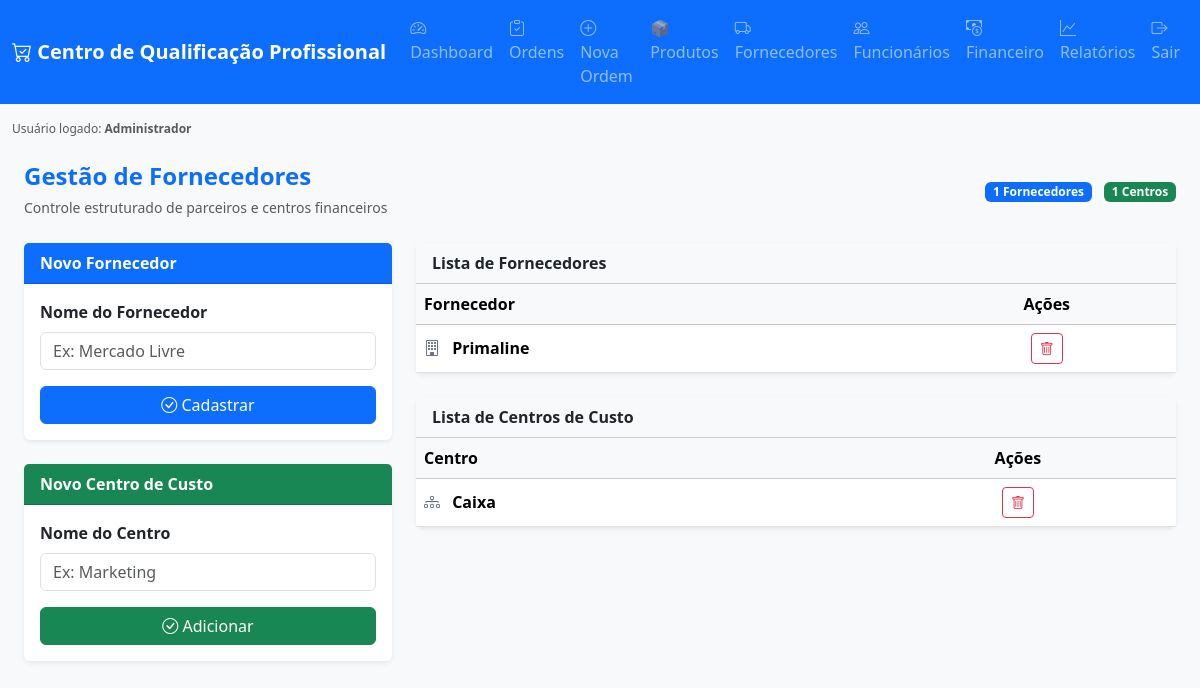
The app's page /fornecedores (signed in) with its own data.
### models.py (models this page shows)
class Usuario(db.Model, UserMixin):
    __tablename__ = "usuarios"
    id = db.Column(db.Integer, primary_key=True)
    nome = db.Column(db.String(120), nullable=False)
    email = db.Column(db.String(120), unique=True, nullable=False)
    senha = db.Column(db.String(255), nullable=False)
    perfil = db.Column(db.String(50), nullable=False)

class Fornecedor(db.Model):
    __tablename__ = "fornecedores"
    id = db.Column(db.Integer, primary_key=True)
    nome = db.Column(db.String(120), nullable=False, unique=True)

class CentroCusto(db.Model):
    __tablename__ = "centros_custo"
    id = db.Column(db.Integer, primary_key=True)
    nome = db.Column(db.String(120), nullable=False, unique=True)
    saldo = db.Column(db.Float, default=0)

### app_resgate.py (the view)
@app.route("/fornecedores")
@login_required
def fornecedores():
    return render_template(
        "fornecedores.html",
        fornecedores=Fornecedor.query.order_by(Fornecedor.nome).all(),
        centros_custo=CentroCusto.query.order_by(CentroCusto.nome).all()
    )

### app_resgate.py (called while the page is built)
@login_manager.user_loader
def load_user(user_id):
    return Usuario.query.get(int(user_id))

### templates/fornecedores.html
{% extends "base.html" %}
{% block content %}
<div class="container-fluid mt-4">
    <div class="d-flex justify-content-between align-items-center mb-4">
        <div>
            <h4 class="fw-bold text-primary mb-1">
                Gestão de Fornecedores
            </h4>
            <small class="text-muted">
                Controle estruturado de parceiros e centros financeiros
            </small>
        </div>
        <div>
            <span class="badge bg-primary me-2">
                {{ fornecedores|length }} Fornecedores
            </span>
            <span class="badge bg-success">
                {{ centros_custo|length }} Centros
            </span>
        </div>
    </div>
    <div class="row">
        <div class="col-lg-4">
            <div class="card shadow-sm border-0 mb-4">
                <div class="card-header bg-primary text-white fw-bold">
                    Novo Fornecedor
                </div>
                <div class="card-body">
                    <form method="POST" action="{{ url_for('salvar_fornecedor') }}">
                        <div class="mb-3">
                            <label class="form-label fw-semibold">
                                Nome do Fornecedor
                            </label>
                            <input type="text"
                                   name="nome"
                                   class="form-control"
                                   placeholder="Ex: Mercado Livre"
                                   required>
                        </div>
                        <button class="btn btn-primary w-100">
                            <i class="bi bi-check-circle"></i>
                            Cadastrar
                        </button>
                    </form>
                </div>
            </div>
            <div class="card shadow-sm border-0">
                <div class="card-header bg-success text-white fw-bold">
                    Novo Centro de Custo
                </div>
                <div class="card-body">
                    <form method="POST" action="{{ url_for('novo_centro_custo') }}">
                        <div class="mb-3">
                            <label class="form-label fw-semibold">
                                Nome do Centro
                            </label>
                            <input type="text"
                                   name="nome"
                                   class="form-control"
                                   placeholder="Ex: Marketing"
                                   required>
                        </div>
                        <button class="btn btn-success w-100">
                            <i class="bi bi-check-circle"></i>
                            Adicionar
                        </button>
                    </form>
                </div>
            </div>
        </div>
        <div class="col-lg-8">
            <div class="card shadow-sm border-0 mb-4">
                <div class="card-header fw-bold bg-light">
                    Lista de Fornecedores
                </div>
                <div class="table-responsive">
                    <table class="table table-hover align-middle mb-0">
                        <thead class="table-light">
                            <tr>
                                <th>Fornecedor</th>
                                <th class="text-center">Ações</th>
                            </tr>
                        </thead>
                        <tbody>
                            {% for f in fornecedores %}
                            <tr>
                                <td class="fw-semibold">
                                    <i class="bi bi-building text-secondary me-2"></i>
                                    {{ f.nome }}
                                </td>
                                <td class="text-center">
                                    {% if current_user.perfil == "admin" %}
                                    <form method="POST"
                                          action="{{ url_for('excluir_fornecedor', fornecedor_id=f.id) }}"
                                          onsubmit="return confirm('Deseja excluir este fornecedor?');">
                                        <button class="btn btn-sm btn-outline-danger">
                                            <i class="bi bi-trash"></i>
                                        </button>
                                    </form>
                                    {% endif %}
                                </td>
                            </tr>
                            {% else %}
                            <tr>
                                <td colspan="2" class="text-center text-muted py-4">
                                    Nenhum fornecedor cadastrado
                                </td>
                            </tr>
                            {% endfor %}
                        </tbody>
                    </table>
                </div>
            </div>
            <div class="card shadow-sm border-0">
                <div class="card-header fw-bold bg-light">
                    Lista de Centros de Custo
                </div>
                <div class="table-responsive">
                    <table class="table table-hover align-middle mb-0">
                        <thead class="table-light">
                            <tr>
                                <th>Centro</th>
                                <th class="text-center">Ações</th>
                            </tr>
                        </thead>
                        <tbody>
                            {% for c in centros_custo %}
                            <tr>
                                <td class="fw-semibold">
                                    <i class="bi bi-diagram-3 text-secondary me-2"></i>
                                    {{ c.nome }}
                                </td>
                                <td class="text-center">
                                    {% if current_user.perfil == "admin" %}
                                    <form method="POST"
                                          action="{{ url_for('excluir_centro_custo_fin', centro_id=c.id) }}"
                                          onsubmit="return confirm('Deseja excluir este centro de custo?');">
                                        <button class="btn btn-sm btn-outline-danger">
                                            <i class="bi bi-trash"></i>
                                        </button>
                                    </form>
                                    {% endif %}
                                </td>
                            </tr>
                            {% else %}
                            <tr>
                                <td colspan="2" class="text-center text-muted py-4">
                                    Nenhum centro de custo cadastrado
                                </td>
                            </tr>
                            {% endfor %}
                        </tbody>
                    </table>
                </div>
            </div>
        </div>
    </div>
</div>
{% endblock %}

### templates/base.html (shortened to what this page needs)
<!DOCTYPE html>
<html lang="pt-br">
<head>
    <link href="https://cdn.jsdelivr.net/npm/bootstrap@5.3.2/dist/css/bootstrap.min.css" rel="stylesheet">
    <link href="https://cdn.jsdelivr.net/npm/bootstrap-icons@1.11.1/font/bootstrap-icons.css" rel="stylesheet">
</head>
<body class="bg-light">
<nav class="navbar navbar-expand-lg navbar-dark bg-primary sticky-top">
    <div class="container-fluid">
        <a class="navbar-brand fw-semibold" href="/dashboard">
            <i class="bi bi-cart-check"></i> Centro de Qualificação Profissional
        </a>
        <div class="collapse navbar-collapse" id="menu">
            <ul class="navbar-nav ms-auto">
                <li class="nav-item">
                    <a class="nav-link" href="/dashboard">
                        <i class="bi bi-speedometer2"></i> Dashboard
                    </a>
                </li>
                <li class="nav-item">
                    <a class="nav-link" href="/ordens">
                        <i class="bi bi-clipboard-check"></i> Ordens
                    </a>
                </li>
                <li class="nav-item">
                    <a class="nav-link" href="/nova_ordem">
                        <i class="bi bi-plus-circle"></i> Nova Ordem
                    </a>
                </li>
                <li class="nav-item">
                    <a class="nav-link" href="{{ url_for('produtos') }}">
                        📦 Produtos
                    </a>
                </li>
                <li class="nav-item">
                    <a class="nav-link" href="/fornecedores">
                        <i class="bi bi-truck"></i> Fornecedores
                    </a>
                </li>
                <li class="nav-item">
                    <a class="nav-link" href="/funcionarios">
                        <i class="bi bi-people"></i> Funcionários
                    </a>
                </li>
                {% if current_user.is_authenticated and current_user.perfil == "admin" %}
                <li class="nav-item">
                    <a class="nav-link" href="{{ url_for('financeiro') }}">
                        <i class="bi bi-cash-coin"></i> Financeiro
                    </a>
                </li>
                {% endif %}
                <li class="nav-item">
                    <a class="nav-link" href="{{ url_for('relatorios') }}">
                        <i class="bi bi-graph-up"></i> Relatórios
                    </a>
                </li>
                <li class="nav-item">
                    <a class="nav-link" href="/logout">
                        <i class="bi bi-box-arrow-right"></i> Sair
                    </a>
                </li>
            </ul>
        </div>
    </div>
</nav>
<main class="container-fluid mt-3">
    {% if current_user.is_authenticated %}
        <div class="text-muted mb-2" style="font-size: 0.75rem;">
            Usuário logado: <strong>{{ current_user.nome }}</strong>
        </div>
    {% endif %}
    {% block content %}{% endblock %}
</main>
</body>
</html>

### records on screen
Usuario: nome "Administrador"
Fornecedor: nome "Primaline"
CentroCusto: nome "Caixa"

### other values on screen
{{ fornecedores|length }} "1"
{{ centros_custo|length }} "1"
